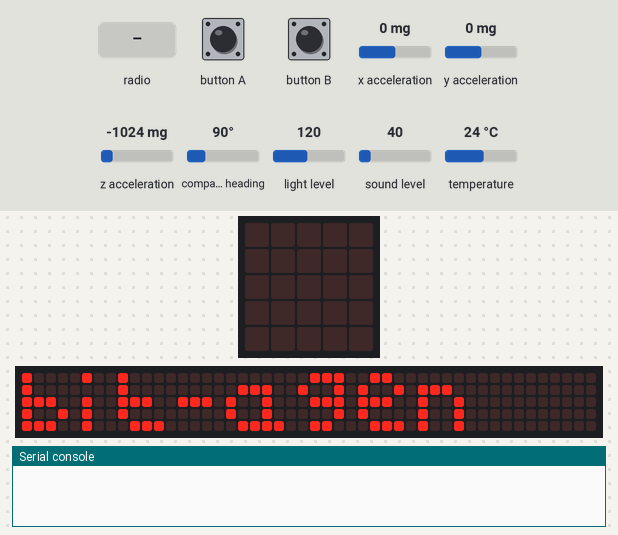
A program run on a simulated BBC micro:bit running MicroPython. On the bench: the board's 5×5 LED display, a strip that is not on the board, showing the scrolling text unrolled, the last lines printed to the serial console. The test bench sets the inputs (shaded band); at power-on: x acceleration 0 mg, light level 120, y acceleration 0 mg, z acceleration -1024 mg, compass heading 90°, sound level 40, temperature 24 °C. No radio messages arrive unless stated (any console line starting 'radio sent:' is added by the test bench); the 48×5 strip is a reading aid, not a part: it shows the text the display is scrolling, unrolled, one strip-width of it at a time; the compass is already calibrated.

Above: at 2.97 s.
4.3 s: button A pressed for 0.15 s
At 4.8 s:
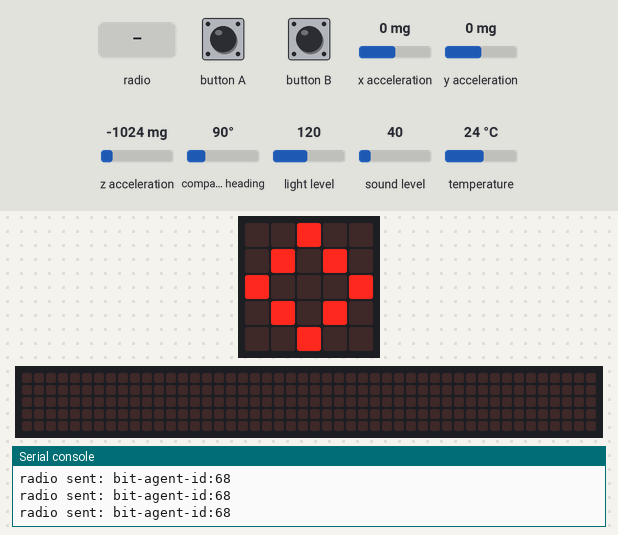
5.0 s: x acceleration set to -1440 mg
At 6.6 s:
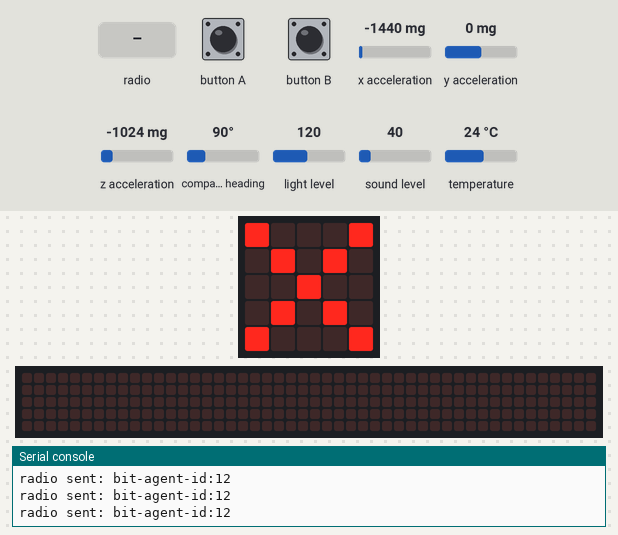
6.8 s: button B pressed for 0.15 s
At 6.84 s:
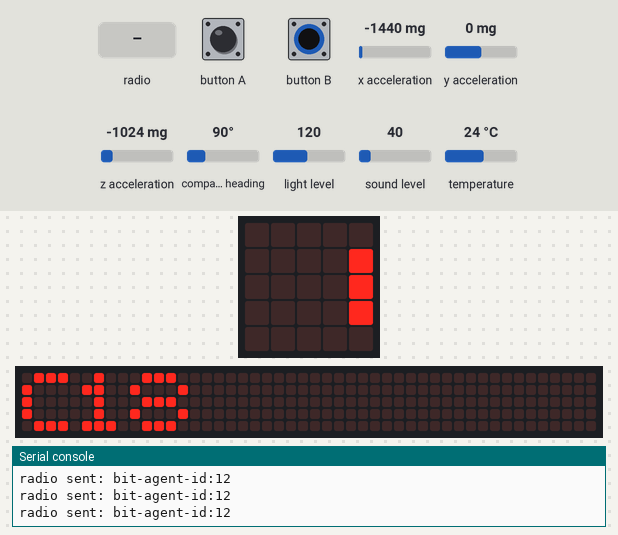
7.5 s: radio message "1" arrives
At 8.61 s:
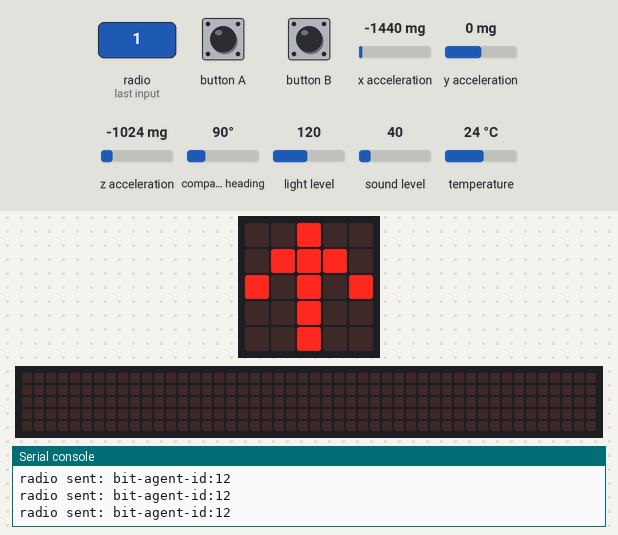
9.9 s: light level set to 5
At 12.1 s:
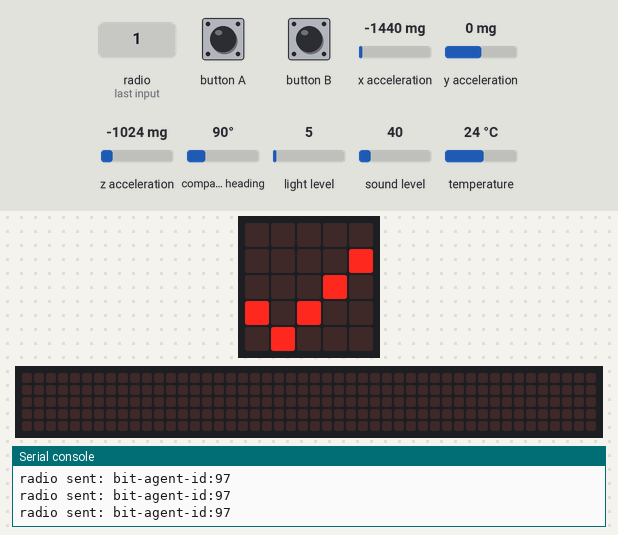
12.9 s: button A pressed for 1 s
At 14.4 s:
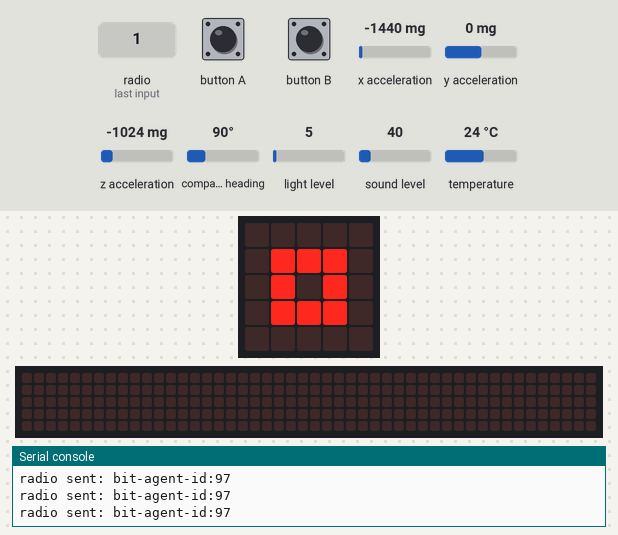

The program:

main.py
```python
"""
bit-agent-id — micro:bit MicroPython
🪪 identity · 🔐 crypto · 📡 BLE

Workshop-DIY Educational Project
Flash to BBC micro:bit V2 via Mu Editor or microbit.org
"""

from microbit import *
import radio
import random
import utime

# ── Configuration ──
APP_NAME = "bit-agent-id"
RADIO_GROUP = 32
RADIO_POWER = 6  # 0-7

# ── Process Overview ──
# Step 1: A public/private key pair is created. The private key stays secret, the public key is shared.
# Step 2: Your agent ID (codename + clearance + hash) is signed with the private key to create a token.
# Step 3: The signed ID token is broadcast as a BLE advertisement packet for nearby agents to receive.
# Step 4: The receiver uses the sender\

# ── State ──
running = False
data_buffer = []
cycle_count = 0

def init():
    """Initialize hardware and radio."""
    radio.on()
    radio.config(group=RADIO_GROUP, power=RADIO_POWER)
    display.show(Image.HAPPY)
    utime.sleep_ms(500)

def read_sensors():
    """Read all available sensors."""
    return {
        'temp': temperature(),
        'light': display.read_light_level(),
        'accel_x': accelerometer.get_x(),
        'accel_y': accelerometer.get_y(),
        'accel_z': accelerometer.get_z(),
        'compass': compass.heading(),
        'sound': microphone.sound_level() if hasattr(microphone, 'sound_level') else 0,
    }

def process_data(sensors):
    """Process sensor data — core simulation logic."""
    # Combine sensor readings into a composite score
    score = (sensors['light'] + sensors['temp'] * 2 + abs(sensors['accel_x']) // 10) % 100
    return score

def broadcast(data):
    """Send data via radio."""
    msg = f"{APP_NAME}:{data}"
    radio.send(msg)

def check_incoming():
    """Check for incoming radio messages."""
    msg = radio.receive()
    if msg:
        data_buffer.append(msg)
        display.show(Image.ARROW_N)
        utime.sleep_ms(200)
    return msg

def display_result(score):
    """Display result on LED matrix."""
    if score > 70:
        display.show(Image.YES)
    elif score > 30:
        display.show(Image.DIAMOND)
    else:
        display.show(Image.NO)

# ── Main Loop ──
init()
display.scroll(APP_NAME[:8], delay=60)

while True:
    if button_a.was_pressed():
        running = not running
        if running:
            display.show(Image.ARROW_E)
        else:
            display.show(Image.SQUARE_SMALL)

    if running:
        sensors = read_sensors()
        score = process_data(sensors)
        broadcast(score)
        display_result(score)
        cycle_count += 1

        if cycle_count % 10 == 0:
            display.scroll(str(score), delay=50)

    check_incoming()

    if button_b.was_pressed():
        # Show stats
        display.scroll(f"C{cycle_count}", delay=50)
        utime.sleep_ms(500)

    utime.sleep_ms(100)
```

Measured:
- after the input at 4.3 s, the display: changes at once (image 1)
- after the input at 5.0 s, the display: changes after 0.05 s (image 2)
- after the input at 6.8 s, the display: changes at once (image 3)
- after the input at 7.5 s, the display: first differs from a run without the input after 0.96 s (image 4)
- after the input at 9.9 s, the display: changes at once (image 5)
- after the input at 12.9 s, the display: first differs from a run without the input after 0.50 s (image 6)
- what the display in image 5 shows lasts 0.9 s, from 11.5 s to 12.4 s
